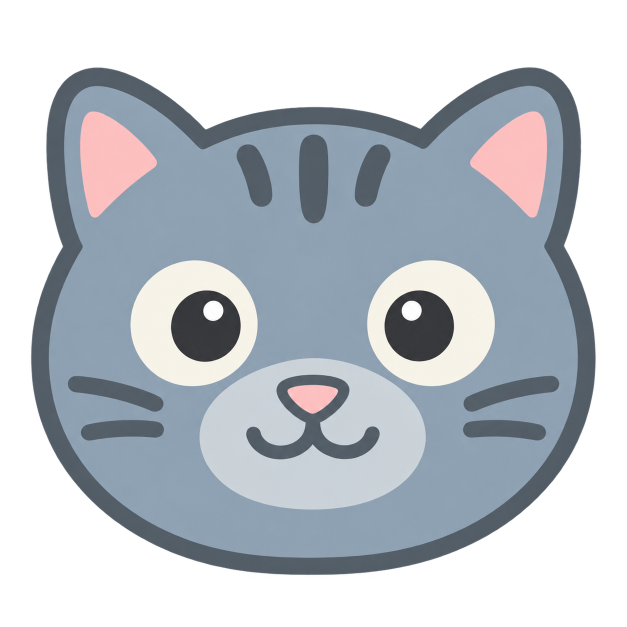
#> input picture design/imagegen/nav-cat.png, 1254 x 1254 px, given in place of c01@2x.png, which was not available (shown at 1/2 size)
$ python export_art.py
#> lines starting #> are read from the running program, lines starting #| are printed output that depends on the picture
#!/usr/bin/env python3
"""Export the app's drawables from the design sources into drawable-nodpi.

    python3 android/tool/export_art.py            # cats from design/imagegen/cats/cNN.png when present, else the iOS 128 px files
    python3 android/tool/export_art.py --ios-only # always the iOS files (the fallback look)

Cats keep their size relative to the canvas (the iOS drawings are sized on
purpose) and become 512x512. The toolbar and tip art is trimmed to its content
first, like the iOS exports, then padded to a square.
"""
import argparse
import pathlib

from PIL import Image

ROOT = pathlib.Path(__file__).resolve().parents[2]
IOS_CATS = ROOT / "meow" / "Assets.xcassets" / "cats"
REDRAWS = ROOT / "design" / "imagegen" / "cats"
ORIGINALS = ROOT / "design" / "imagegen"
OUT = ROOT / "android" / "app" / "src" / "main" / "res" / "drawable-nodpi"
CAT_SIZE, NAV_SIZE, TIP_SIZE = 512, 128, 512
# The remove-ads toolbar button is the can (iOS 2.1 build 5 replaced the cup); the mug lives on the sheet.
ICONS = [
    ("nav_cat", "nav-cat.png", NAV_SIZE),
    ("nav_can", "tip-can.png", NAV_SIZE),
    ("tip_mug", "nav-cup.png", TIP_SIZE),
    ("tip_can", "tip-can.png", TIP_SIZE),
]


def key_white(image):
    """Make a pure white background transparent when an image has no transparency at all."""
    image = image.convert("RGBA")
    if image.getchannel("A").getextrema() != (255, 255):
        return image
    pixels = image.load()
    for y in range(image.height):
        for x in range(image.width):
            r, g, b, _ = pixels[x, y]
            if r > 245 and g > 245 and b > 245:
                pixels[x, y] = (r, g, b, 0)
    return image


def padded_square(image, size):
    """Pad to a square without trimming, then resize; relative subject size is preserved."""
    image = key_white(image)
    side = max(image.size)
    canvas = Image.new("RGBA", (side, side), (0, 0, 0, 0))
    canvas.paste(image, ((side - image.width) // 2, (side - image.height) // 2))
    return canvas.resize((size, size), Image.LANCZOS)


def trimmed_square(image, size):
    """Trim transparent margins, pad to a square with 4% breathing room on each side, resize."""
    image = key_white(image)
    box = image.getbbox()
    if box:
        image = image.crop(box)
    side = int(max(image.size) * 1.08)
    canvas = Image.new("RGBA", (side, side), (0, 0, 0, 0))
    canvas.paste(image, ((side - image.width) // 2, (side - image.height) // 2))
    return canvas.resize((size, size), Image.LANCZOS)


def cat_source(n, ios_only):
    redraw = REDRAWS / f"c{n:02d}.png"
    if redraw.is_file() and not ios_only:
        return redraw
    return IOS_CATS / f"c{n:02d}.imageset" / f"c{n:02d}@2x.png"


def main():
    parser = argparse.ArgumentParser()
    parser.add_argument("--ios-only", action="store_true")
    args = parser.parse_args()
    OUT.mkdir(parents=True, exist_ok=True)
    for n in range(1, 28):
        source = cat_source(n, args.ios_only)
        padded_square(Image.open(source), CAT_SIZE).save(OUT / f"c{n:02d}.png", optimize=True)
#> in key_white, image is the input picture: PIL image 1254x1254 RGBA; mean R, G, B, A 88.7, 95, 102, 153.6
#> in padded_square, `canvas = Image.new("RGBA", (side, side), (0, 0, 0, 0))`: canvas: PIL image 1254x1254 RGBA; every value is 0
#> in padded_square, `return canvas.resize((size, size), Image.LANCZOS)`:
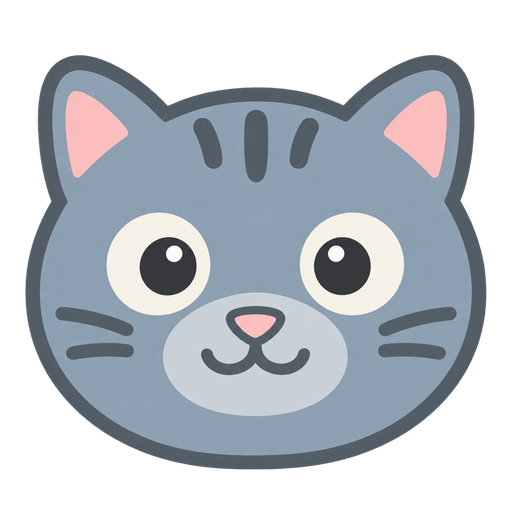
#> returned value: PIL image 512x512 RGBA; mean R, G, B, A 88.5, 94.9, 101.9, 153.6; transparent parts drawn white
        print(f"c{n:02d}.png <- {source.relative_to(ROOT)}")
#> pass 2 of the loop in main, `for n in range(1, 28):`:
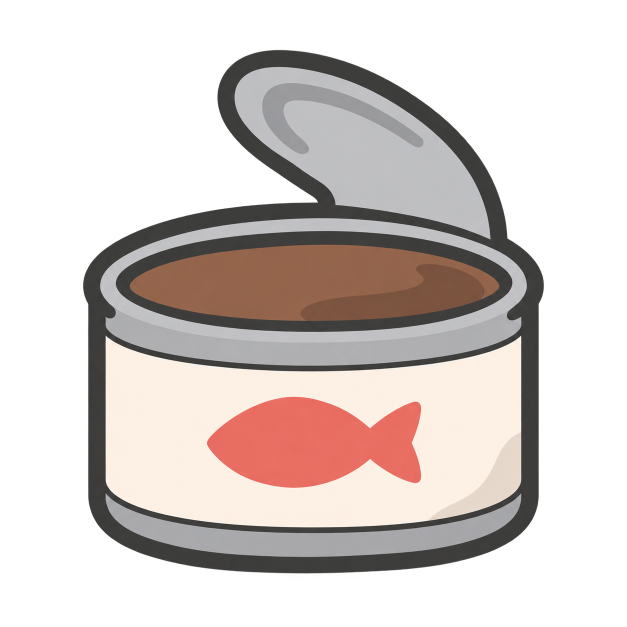
#> input picture design/imagegen/tip-can.png, 1254 x 1254 px, given in place of c02@2x.png, which was not available (shown at 1/2 size)
#> in key_white, image is the input picture: PIL image 1254x1254 RGBA; mean R, G, B, A 80.2, 71.8, 68.7, 119.8
#> in padded_square (call 2), `return canvas.resize((size, size), Image.LANCZOS)`:
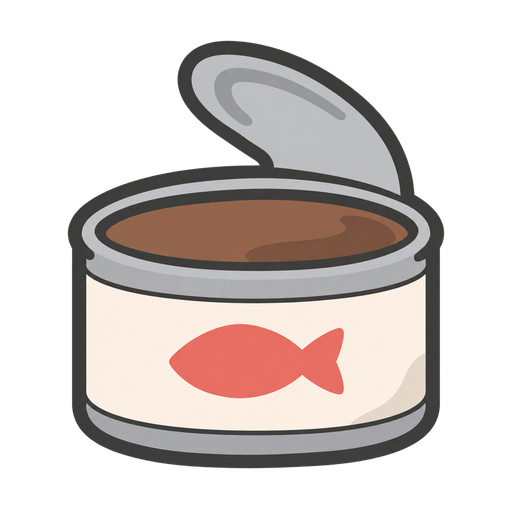
#> returned value: PIL image 512x512 RGBA; mean R, G, B, A 80.1, 71.7, 68.7, 119.8; transparent parts drawn white
    for name, source, size in ICONS:
        trimmed_square(Image.open(ORIGINALS / source), size).save(OUT / f"{name}.png", optimize=True)
        print(f"{name}.png <- design/imagegen/{source}")


if __name__ == "__main__":
#> (the run stopped early here; a loop or call above may not have finished)
